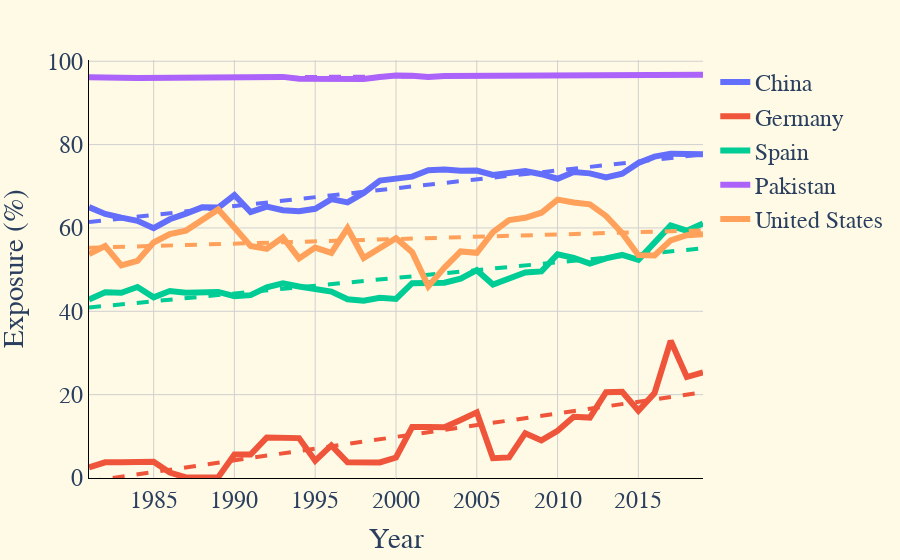

The notebook cell saved with this chart:
### Markdown cell above
Make a linechart by creating scatterplor and choosing trace.mode = 'lines'.

### Code cell
fig = px.scatter(
    data_frame=df_plot,
    x='time_period',
    y='rolling_avg',
    color = 'country',
    hover_name='country',
    trendline = 'ols'
)

for trace in fig.data:
    trace.mode = 'lines'   # make it a linechart
    trace.line.width = 6   # line thickness

# trend lines dashed and thinner
for i in [1,3,5,7,9]:
    fig.data[i].line.dash='dash'
    fig.data[i].line.width=4

# customize the layout
fig.update_layout(
    xaxis_title='Year',
    yaxis_title='Exposure (%)',
    legend_title='',
    #showlegend=False,
    title_font=dict(size=24),
    font=dict(family='Arial', size=24),
    plot_bgcolor='#FFFAE5',
    paper_bgcolor='#FFFAE5'
)


# customize grid appearance
fig.update_xaxes(
    showgrid=True,
    gridcolor='#d0d0d0',  # set grid color to black
    gridwidth=1,      # set grid line width
    showticksuffix='all',  # show ticks on all the grid lines
    linecolor='black'
)

fig.update_yaxes(
    showgrid=True,
    gridcolor='#d0d0d0',  # set grid color to black
    gridwidth=1,      # set grid line width
    showticksuffix='all',  # show ticks on all the grid lines
    linecolor='black',
    range=[0,100.3]   # range of y axis
)

# save as an image and show
pio.write_image(fig, '../vizzes/lineplot_countries.svg', width=1000, height=600)
pio.write_image(fig, '../vizzes/lineplot_countries.png', width=1000, height=600)
fig.show()

### Figure 1 — Plotly figure (JSON) as saved in the notebook; plotly's stock layout.template omitted (floating-point values rounded to 4 significant figures)
{"data": [{"hovertemplate": "<b>%{hovertext}</b><br><br>country=China<br>time_period=%{x}<br>rolling_avg=%{y}<extra></extra>", "hovertext": ["China", "China", "China", "China", "China", "China", "China", "China", "China", "China", "China", "China", "China", "China", "China", "China", "China", "China", "China", "China", "China", "China", "China", "China", "China", "China", "China", "China", "China", "China", "China", "China", "China", "China", "China", "China", "China", "China", "China"], "legendgroup": "China", "line": {"width": 6}, "marker": {"color": "#636efa", "symbol": "circle"}, "mode": "lines", "name": "China", "orientation": "v", "showlegend": true, "type": "scatter", "x": [1981, 1982, 1983, 1984, 1985, 1986, 1987, 1988, 1989, 1990, 1991, 1992, 1993, 1994, 1995, 1996, 1997, 1998, 1999, 2000, 2001, 2002, 2003, 2004, 2005, 2006, 2007, 2008, 2009, 2010, 2011, 2012, 2013, 2014, 2015, 2016, 2017, 2018, 2019], "xaxis": "x", "y": [65.0, 63.36, 62.48, 61.7, 59.95, 62.08, 63.45, 64.94, 64.88, 67.89, 63.81, 65.13, 64.25, 63.99, 64.58, 66.9, 66.12, 68.4, 71.35, 71.68, 72.32, 73.84, 74.05, 73.73, 73.79, 72.72, 73.14, 73.67, 72.9, 71.81, 73.44, 73.1, 72.12, 73.01, 75.61, 77.12, 77.83, 77.61, 77.69], "yaxis": "y"}, {"hovertemplate": "<b>OLS trendline</b><br>rolling_avg = 0.427271 * time_period + -785.017<br>R<sup>2</sup>=0.864135<br><br>country=China<br>time_period=%{x}<br>rolling_avg=%{y} <b>(trend)</b><extra></extra>", "legendgroup": "China", "line": {"dash": "dash", "width": 4}, "marker": {"color": "#636efa", "symbol": "circle"}, "mode": "lines", "name": "China", "showlegend": false, "type": "scatter", "x": [1981, 1982, 1983, 1984, 1985, 1986, 1987, 1988, 1989, 1990, 1991, 1992, 1993, 1994, 1995, 1996, 1997, 1998, 1999, 2000, 2001, 2002, 2003, 2004, 2005, 2006, 2007, 2008, 2009, 2010, 2011, 2012, 2013, 2014, 2015, 2016, 2017, 2018, 2019], "xaxis": "x", "y": [61.41, 61.83, 62.26, 62.69, 63.12, 63.54, 63.97, 64.4, 64.82, 65.25, 65.68, 66.11, 66.53, 66.96, 67.39, 67.82, 68.24, 68.67, 69.1, 69.52, 69.95, 70.38, 70.81, 71.23, 71.66, 72.09, 72.52, 72.94, 73.37, 73.8, 74.22, 74.65, 75.08, 75.51, 75.93, 76.36, 76.79, 77.22, 77.64], "yaxis": "y"}, {"hovertemplate": "<b>%{hovertext}</b><br><br>country=Germany<br>time_period=%{x}<br>rolling_avg=%{y}<extra></extra>", "hovertext": ["Germany", "Germany", "Germany", "Germany", "Germany", "Germany", "Germany", "Germany", "Germany", "Germany", "Germany", "Germany", "Germany", "Germany", "Germany", "Germany", "Germany", "Germany", "Germany", "Germany", "Germany", "Germany", "Germany", "Germany", "Germany", "Germany", "Germany", "Germany", "Germany", "Germany", "Germany", "Germany", "Germany", "Germany", "Germany", "Germany", "Germany", "Germany", "Germany"], "legendgroup": "Germany", "line": {"width": 6}, "marker": {"color": "#EF553B", "symbol": "circle"}, "mode": "lines", "name": "Germany", "orientation": "v", "showlegend": true, "type": "scatter", "x": [1981, 1982, 1983, 1984, 1985, 1986, 1987, 1988, 1989, 1990, 1991, 1992, 1993, 1994, 1995, 1996, 1997, 1998, 1999, 2000, 2001, 2002, 2003, 2004, 2005, 2006, 2007, 2008, 2009, 2010, 2011, 2012, 2013, 2014, 2015, 2016, 2017, 2018, 2019], "xaxis": "x", "y": [2.574, 3.753, 3.753, 3.888, 3.888, 1.314, 0.1359, 0.1359, 0.2078, 5.632, 5.632, 9.702, 9.776, 9.568, 4.144, 7.818, 3.764, 3.721, 3.721, 4.92, 12.24, 12.23, 12.19, 13.92, 15.75, 4.752, 4.943, 10.75, 9.029, 11.32, 14.68, 14.49, 20.6, 20.68, 16.16, 20.37, 32.92, 24.23, 25.34], "yaxis": "y"}, {"hovertemplate": "<b>OLS trendline</b><br>rolling_avg = 0.562681 * time_period + -1115.5<br>R<sup>2</sup>=0.682768<br><br>country=Germany<br>time_period=%{x}<br>rolling_avg=%{y} <b>(trend)</b><extra></extra>", "legendgroup": "Germany", "line": {"dash": "dash", "width": 4}, "marker": {"color": "#EF553B", "symbol": "circle"}, "mode": "lines", "name": "Germany", "showlegend": false, "type": "scatter", "x": [1981, 1982, 1983, 1984, 1985, 1986, 1987, 1988, 1989, 1990, 1991, 1992, 1993, 1994, 1995, 1996, 1997, 1998, 1999, 2000, 2001, 2002, 2003, 2004, 2005, 2006, 2007, 2008, 2009, 2010, 2011, 2012, 2013, 2014, 2015, 2016, 2017, 2018, 2019], "xaxis": "x", "y": [-0.8283, -0.2657, 0.297, 0.8597, 1.422, 1.985, 2.548, 3.11, 3.673, 4.236, 4.798, 5.361, 5.924, 6.487, 7.049, 7.612, 8.175, 8.737, 9.3, 9.863, 10.43, 10.99, 11.55, 12.11, 12.68, 13.24, 13.8, 14.36, 14.93, 15.49, 16.05, 16.61, 17.18, 17.74, 18.3, 18.87, 19.43, 19.99, 20.55], "yaxis": "y"}, {"hovertemplate": "<b>%{hovertext}</b><br><br>country=Spain<br>time_period=%{x}<br>rolling_avg=%{y}<extra></extra>", "hovertext": ["Spain", "Spain", "Spain", "Spain", "Spain", "Spain", "Spain", "Spain", "Spain", "Spain", "Spain", "Spain", "Spain", "Spain", "Spain", "Spain", "Spain", "Spain", "Spain", "Spain", "Spain", "Spain", "Spain", "Spain", "Spain", "Spain", "Spain", "Spain", "Spain", "Spain", "Spain", "Spain", "Spain", "Spain", "Spain", "Spain", "Spain", "Spain", "Spain"], "legendgroup": "Spain", "line": {"width": 6}, "marker": {"color": "#00cc96", "symbol": "circle"}, "mode": "lines", "name": "Spain", "orientation": "v", "showlegend": true, "type": "scatter", "x": [1981, 1982, 1983, 1984, 1985, 1986, 1987, 1988, 1989, 1990, 1991, 1992, 1993, 1994, 1995, 1996, 1997, 1998, 1999, 2000, 2001, 2002, 2003, 2004, 2005, 2006, 2007, 2008, 2009, 2010, 2011, 2012, 2013, 2014, 2015, 2016, 2017, 2018, 2019], "xaxis": "x", "y": [42.83, 44.56, 44.45, 45.83, 43.34, 44.86, 44.45, 44.53, 44.65, 43.61, 43.88, 45.75, 46.68, 45.96, 45.23, 44.72, 42.88, 42.55, 43.25, 42.98, 46.75, 46.97, 46.88, 47.82, 49.86, 46.43, 47.81, 49.31, 49.57, 53.69, 52.83, 51.47, 52.7, 53.56, 52.34, 56.62, 60.58, 59.33, 61.06], "yaxis": "y"}, {"hovertemplate": "<b>OLS trendline</b><br>rolling_avg = 0.373988 * time_period + -699.96<br>R<sup>2</sup>=0.706558<br><br>country=Spain<br>time_period=%{x}<br>rolling_avg=%{y} <b>(trend)</b><extra></extra>", "legendgroup": "Spain", "line": {"dash": "dash", "width": 4}, "marker": {"color": "#00cc96", "symbol": "circle"}, "mode": "lines", "name": "Spain", "showlegend": false, "type": "scatter", "x": [1981, 1982, 1983, 1984, 1985, 1986, 1987, 1988, 1989, 1990, 1991, 1992, 1993, 1994, 1995, 1996, 1997, 1998, 1999, 2000, 2001, 2002, 2003, 2004, 2005, 2006, 2007, 2008, 2009, 2010, 2011, 2012, 2013, 2014, 2015, 2016, 2017, 2018, 2019], "xaxis": "x", "y": [40.91, 41.28, 41.66, 42.03, 42.41, 42.78, 43.15, 43.53, 43.9, 44.28, 44.65, 45.02, 45.4, 45.77, 46.15, 46.52, 46.89, 47.27, 47.64, 48.02, 48.39, 48.76, 49.14, 49.51, 49.88, 50.26, 50.63, 51.01, 51.38, 51.75, 52.13, 52.5, 52.88, 53.25, 53.62, 54.0, 54.37, 54.75, 55.12], "yaxis": "y"}, {"hovertemplate": "<b>%{hovertext}</b><br><br>country=Pakistan<br>time_period=%{x}<br>rolling_avg=%{y}<extra></extra>", "hovertext": ["Pakistan", "Pakistan", "Pakistan", "Pakistan", "Pakistan", "Pakistan", "Pakistan", "Pakistan", "Pakistan", "Pakistan", "Pakistan", "Pakistan", "Pakistan", "Pakistan", "Pakistan", "Pakistan", "Pakistan", "Pakistan", "Pakistan", "Pakistan", "Pakistan", "Pakistan", "Pakistan", "Pakistan", "Pakistan", "Pakistan", "Pakistan", "Pakistan", "Pakistan", "Pakistan", "Pakistan", "Pakistan", "Pakistan", "Pakistan", "Pakistan", "Pakistan", "Pakistan", "Pakistan", "Pakistan"], "legendgroup": "Pakistan", "line": {"width": 6}, "marker": {"color": "#ab63fa", "symbol": "circle"}, "mode": "lines", "name": "Pakistan", "orientation": "v", "showlegend": true, "type": "scatter", "x": [1981, 1982, 1983, 1984, 1985, 1986, 1987, 1988, 1989, 1990, 1991, 1992, 1993, 1994, 1995, 1996, 1997, 1998, 1999, 2000, 2001, 2002, 2003, 2004, 2005, 2006, 2007, 2008, 2009, 2010, 2011, 2012, 2013, 2014, 2015, 2016, 2017, 2018, 2019], "xaxis": "x", "y": [96.15, 95.95, 96.03, 95.98, 95.99, 96.28, 96.34, 96.34, 96.38, 96.2, 96.1, 96.27, 96.25, 95.82, 95.83, 95.81, 95.82, 95.77, 96.24, 96.56, 96.5, 96.24, 96.47, 96.49, 96.5, 96.44, 96.68, 96.49, 96.56, 96.54, 96.74, 96.69, 96.64, 96.58, 96.6, 96.63, 96.66, 96.65, 96.74], "yaxis": "y"}, {"hovertemplate": "<b>OLS trendline</b><br>rolling_avg = 0.019336 * time_period + 57.6602<br>R<sup>2</sup>=0.545904<br><br>country=Pakistan<br>time_period=%{x}<br>rolling_avg=%{y} <b>(trend)</b><extra></extra>", "legendgroup": "Pakistan", "line": {"dash": "dash", "width": 4}, "marker": {"color": "#ab63fa", "symbol": "circle"}, "mode": "lines", "name": "Pakistan", "showlegend": false, "type": "scatter", "x": [1981, 1982, 1983, 1984, 1985, 1986, 1987, 1988, 1989, 1990, 1991, 1992, 1993, 1994, 1995, 1996, 1997, 1998, 1999, 2000, 2001, 2002, 2003, 2004, 2005, 2006, 2007, 2008, 2009, 2010, 2011, 2012, 2013, 2014, 2015, 2016, 2017, 2018, 2019], "xaxis": "x", "y": [95.96, 95.98, 96.0, 96.02, 96.04, 96.06, 96.08, 96.1, 96.12, 96.14, 96.16, 96.18, 96.2, 96.22, 96.24, 96.25, 96.27, 96.29, 96.31, 96.33, 96.35, 96.37, 96.39, 96.41, 96.43, 96.45, 96.47, 96.49, 96.51, 96.53, 96.54, 96.56, 96.58, 96.6, 96.62, 96.64, 96.66, 96.68, 96.7], "yaxis": "y"}, {"hovertemplate": "<b>%{hovertext}</b><br><br>country=United States<br>time_period=%{x}<br>rolling_avg=%{y}<extra></extra>", "hovertext": ["United States", "United States", "United States", "United States", "United States", "United States", "United States", "United States", "United States", "United States", "United States", "United States", "United States", "United States", "United States", "United States", "United States", "United States", "United States", "United States", "United States", "United States", "United States", "United States", "United States", "United States", "United States", "United States", "United States", "United States", "United States", "United States", "United States", "United States", "United States", "United States", "United States", "United States", "United States"], "legendgroup": "United States", "line": {"width": 6}, "marker": {"color": "#FFA15A", "symbol": "circle"}, "mode": "lines", "name": "United States", "orientation": "v", "showlegend": true, "type": "scatter", "x": [1981, 1982, 1983, 1984, 1985, 1986, 1987, 1988, 1989, 1990, 1991, 1992, 1993, 1994, 1995, 1996, 1997, 1998, 1999, 2000, 2001, 2002, 2003, 2004, 2005, 2006, 2007, 2008, 2009, 2010, 2011, 2012, 2013, 2014, 2015, 2016, 2017, 2018, 2019], "xaxis": "x", "y": [53.72, 55.65, 51.01, 52.1, 56.51, 58.5, 59.37, 61.99, 64.42, 60.09, 55.65, 54.97, 57.73, 52.68, 55.28, 54.02, 59.94, 52.8, 55.38, 57.54, 54.2, 45.97, 50.48, 54.38, 54.02, 58.98, 61.88, 62.45, 63.65, 66.8, 66.12, 65.66, 62.88, 58.76, 53.47, 53.38, 57.04, 58.25, 58.46], "yaxis": "y"}, {"hovertemplate": "<b>OLS trendline</b><br>rolling_avg = 0.110092 * time_period + -162.845<br>R<sup>2</sup>=0.071107<br><br>country=United States<br>time_period=%{x}<br>rolling_avg=%{y} <b>(trend)</b><extra></extra>", "legendgroup": "United States", "line": {"dash": "dash", "width": 4}, "marker": {"color": "#FFA15A", "symbol": "circle"}, "mode": "lines", "name": "United States", "showlegend": false, "type": "scatter", "x": [1981, 1982, 1983, 1984, 1985, 1986, 1987, 1988, 1989, 1990, 1991, 1992, 1993, 1994, 1995, 1996, 1997, 1998, 1999, 2000, 2001, 2002, 2003, 2004, 2005, 2006, 2007, 2008, 2009, 2010, 2011, 2012, 2013, 2014, 2015, 2016, 2017, 2018, 2019], "xaxis": "x", "y": [55.25, 55.36, 55.47, 55.58, 55.69, 55.8, 55.91, 56.02, 56.13, 56.24, 56.35, 56.46, 56.57, 56.68, 56.79, 56.9, 57.01, 57.12, 57.23, 57.34, 57.45, 57.56, 57.67, 57.78, 57.89, 58.0, 58.11, 58.22, 58.33, 58.44, 58.55, 58.66, 58.77, 58.88, 58.99, 59.1, 59.21, 59.32, 59.43], "yaxis": "y"}], "layout": {"font": {"family": "Arial", "size": 24}, "legend": {"title": {"text": ""}, "tracegroupgap": 0}, "margin": {"t": 60}, "paper_bgcolor": "#FFFAE5", "plot_bgcolor": "#FFFAE5", "title": {"font": {"size": 24}}, "xaxis": {"anchor": "y", "domain": [0, 1], "gridcolor": "#d0d0d0", "gridwidth": 1, "linecolor": "black", "showgrid": true, "showticksuffix": "all", "title": {"text": "Year"}}, "yaxis": {"anchor": "x", "domain": [0, 1], "gridcolor": "#d0d0d0", "gridwidth": 1, "linecolor": "black", "range": [0, 100.3], "showgrid": true, "showticksuffix": "all", "title": {"text": "Exposure (%)"}}}}
